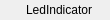
<?xml version="1.0" encoding="UTF-8"?>
<ui version="4.0">
 <class>QLedIndicator</class>
 <widget class="QWidget" name="QLedIndicator">
  <property name="geometry">
   <rect>
    <x>0</x>
    <y>0</y>
    <width>110</width>
    <height>20</height>
   </rect>
  </property>
  <property name="windowTitle">
   <string>Form</string>
  </property>
  <layout class="QHBoxLayout" name="horizontalLayout">
   <property name="leftMargin">
    <number>0</number>
   </property>
   <property name="topMargin">
    <number>0</number>
   </property>
   <property name="rightMargin">
    <number>0</number>
   </property>
   <property name="bottomMargin">
    <number>0</number>
   </property>
   <item>
    <widget class="QLabel" name="icon">
     <property name="maximumSize">
      <size>
       <width>20</width>
       <height>20</height>
      </size>
     </property>
     <property name="sizeIncrement">
      <size>
       <width>25</width>
       <height>25</height>
      </size>
     </property>
     <property name="text">
      <string/>
     </property>
     <property name="pixmap">
      <pixmap resource="../resource/icons.qrc">:/red_light.png</pixmap>
     </property>
     <property name="scaledContents">
      <bool>true</bool>
     </property>
    </widget>
   </item>
   <item>
    <widget class="QLabel" name="label">
     <property name="text">
      <string>LedIndicator</string>
     </property>
     <property name="scaledContents">
      <bool>true</bool>
     </property>
    </widget>
   </item>
  </layout>
 </widget>
 <resources>
  <include location="../resource/icons.qrc"/>
 </resources>
 <connections/>
</ui>
